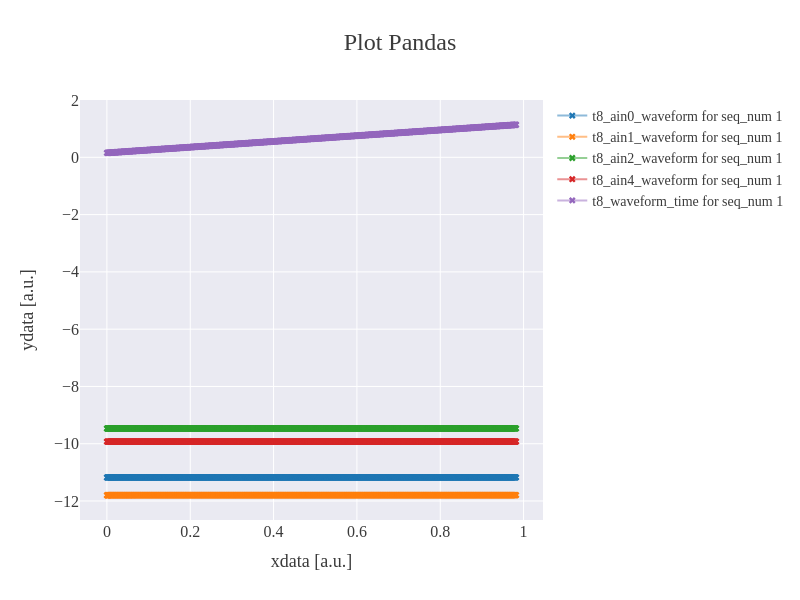

The cell this chart's notebook holds for it:
### Markdown cell above
## Plots and Visualization

### Code cell
# Plot the data using Plotly. All sequence numbers will be plotted on the same figure. Each waveform column will be plotted as a separate curve, with markers for the data points and lines connecting them.
plotly_fig = go.Figure(layout=custom_layout("xdata [a.u.]", "ydata [a.u.]", "Plot Pandas"))
# plotly_fig = go.Figure()
color_cycle = itertools.cycle(colors_plotly)

for _i in df["seq_num"].unique()[0:1]:
    print(f"seq_num {_i} has {len(df[df['seq_num'] == _i])} events")

    _x_vec = df[df["seq_num"] == _i]["t8_waveform_time"]

    _x_vec -= _x_vec.min()  # remove time offset for better visualization

    for col in waveform_cols:
        print(f"Plotting {col} for seq_num {_i}")
        _y_vec = df[df["seq_num"] == _i][col]
        _color = next(color_cycle)
        plotly_fig.add_scatter(
            x=_x_vec,
            y=_y_vec,
            mode="lines+markers",  # Use lines and markers for the second curve
            name=f"{col} for seq_num {_i}",  # Legend label for the second curve
            marker=dict(symbol="x", color=_color),
            line=dict(color=_color.replace("rgb", "rgba").replace(")", ",0.5)")),  # Line with alpha
        )


# Show the figure
plotly_fig.show()
print("[VISUALIZATION] Plotting complete.")

if save_plot:
    plotly_fig.write_html(
        get_unique_fname("Results\\interactive_plot", "html"), include_mathjax="cdn"
    )  # include_mathjax='cdn' needed for Latex in html files
    plotly_fig.write_image(get_unique_fname("Results\\interactive_plot", "svg"), scale=1.0)

### Figure 1 — Plotly figure (JSON) as saved in the notebook; plotly's stock layout.template omitted (floating-point values rounded to 4 significant figures; data arrays with more than 128 entries replaced by an {"elided": "..."} marker saying what was removed)
{"data": [{"line": {"color": "rgba(31, 119, 180,0.5)"}, "marker": {"color": "rgb(31, 119, 180)", "symbol": "x"}, "mode": "lines+markers", "name": "t8_ain0_waveform for seq_num 1", "type": "scatter", "x": {"elided": "1000 float values"}, "y": {"elided": "1000 float values"}}, {"line": {"color": "rgba(255, 127, 14,0.5)"}, "marker": {"color": "rgb(255, 127, 14)", "symbol": "x"}, "mode": "lines+markers", "name": "t8_ain1_waveform for seq_num 1", "type": "scatter", "x": {"elided": "1000 float values"}, "y": {"elided": "1000 float values"}}, {"line": {"color": "rgba(44, 160, 44,0.5)"}, "marker": {"color": "rgb(44, 160, 44)", "symbol": "x"}, "mode": "lines+markers", "name": "t8_ain2_waveform for seq_num 1", "type": "scatter", "x": {"elided": "1000 float values"}, "y": {"elided": "1000 float values"}}, {"line": {"color": "rgba(214, 39, 40,0.5)"}, "marker": {"color": "rgb(214, 39, 40)", "symbol": "x"}, "mode": "lines+markers", "name": "t8_ain4_waveform for seq_num 1", "type": "scatter", "x": {"elided": "1000 float values"}, "y": {"elided": "1000 float values"}}, {"line": {"color": "rgba(148, 103, 189,0.5)"}, "marker": {"color": "rgb(148, 103, 189)", "symbol": "x"}, "mode": "lines+markers", "name": "t8_waveform_time for seq_num 1", "type": "scatter", "x": {"elided": "1000 float values"}, "y": {"elided": "1000 float values"}}], "layout": {"font": {"color": "#3B3B3B", "family": "Georgia", "size": 14}, "height": 600, "title": {"font": {"size": 24}, "text": "Plot Pandas", "x": 0.5, "xanchor": "center"}, "width": 800, "xaxis": {"tickfont": {"size": 16}, "title": {"font": {"size": 18}, "text": "xdata [a.u.]"}}, "yaxis": {"tickfont": {"size": 16}, "title": {"font": {"size": 18}, "text": "ydata [a.u.]"}}}}
